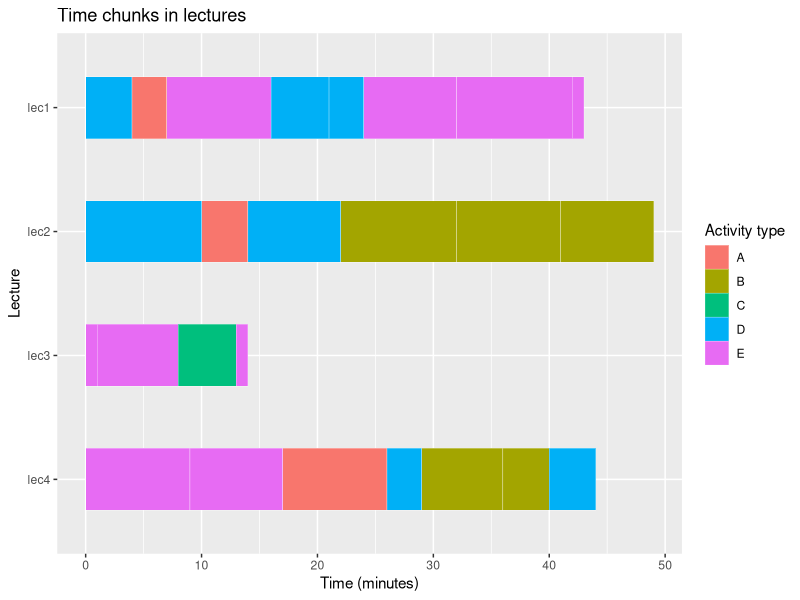
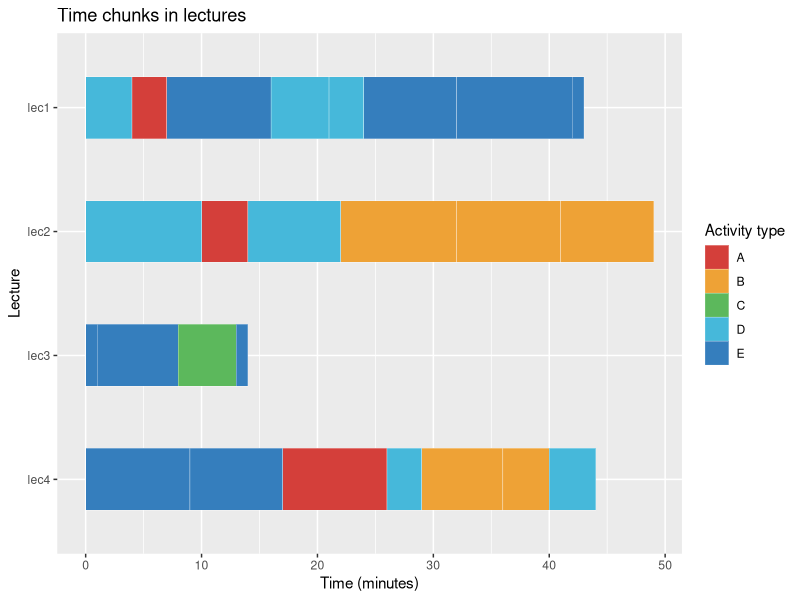

Write R code to recreate these figures, in order.
#' ---
#' title: "Plotting time chunks"
#' author: "Ian Handel"
#' date: "2019-04-09"
#' output: github_document
#' ---


# for plotting
library(ggplot2)
# to wrangle data
suppressPackageStartupMessages(library(dplyr))
# for factor manipulation
library(forcats)
# for palette
library(ggsci)

#' set random number seed so data the same each time
set.seed(111)

#' Make some test data with...
#'
#' column for lecture,
#'
#' column for time spent
#'
#' column for class of activity

dat <- tibble(
  lecture = rep(paste0("lec", 1:4), c(8, 6, 4, 7)),
  duration = sample(1:10, 25, replace = TRUE),
  type = sample(LETTERS[1:5], 25, replace = TRUE)
)

dat

#' Now work out start and end times for the chunk
#'
#' Assumes start at zero time

dat <- dat %>%
  group_by(lecture) %>%
  mutate(
    end = cumsum(duration),
    start = dplyr::lag(end, default = 0)
  )

dat

#' Then plot...
#'
#' using geom_tile need to..
#'
#' give centre of tile
#'
#' and its height and width
#'
#' width is duration
#'
#' Tidy up axis lables with labs()

ggplot(dat) +
  aes(
    x = start + duration / 2,
    width = duration,
    y = fct_rev(lecture),
    fill = type
  ) +
  geom_tile(
    height = 0.5,
    colour = "white"
  ) +
  labs(
    title = "Time chunks in lectures",
    y = "Lecture",
    x = "Time (minutes)",
    fill = "Activity type"
  )


#' Maybe different colours

last_plot() +
  ggsci::scale_fill_locuszoom()
